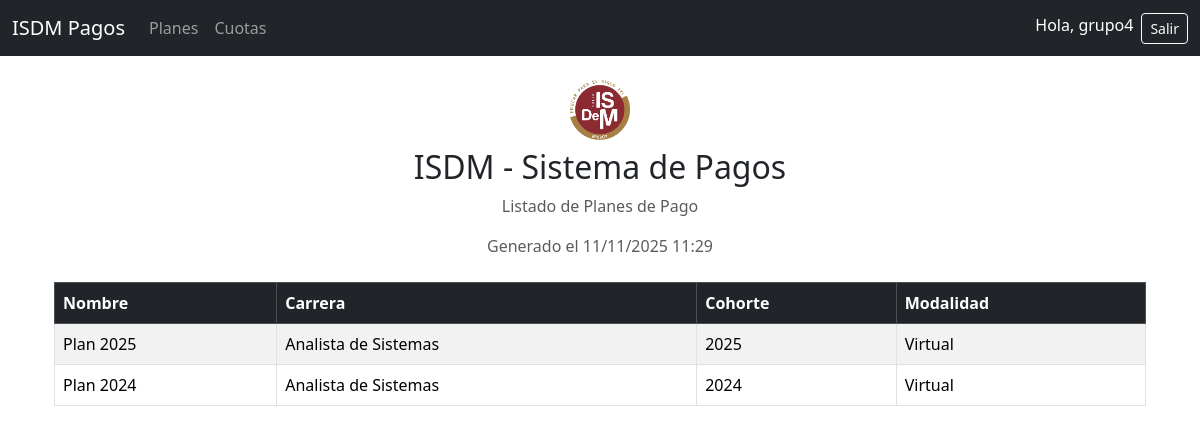
The app's page /planes/imprimir/ (signed in) with its own data.
### planes_pago/models.py (models this page shows, shortened)
class PlanPago(models.Model):
    nombre = models.CharField(max_length=100)
    carrera = models.CharField(max_length=100)
    cohorte = models.CharField(max_length=10)
    modalidad = models.CharField(max_length=50)
    iEstado = models.BooleanField(default=True)
    estado = models.CharField(
        max_length=1,
        choices=[
            ('A', 'Activo'),
            ('S', 'Suspendido'),
            ('D', 'Desactivado')
        ],
        default='A'
    )

### planes_pago/views.py (the view)
# urls.py: path("planes/imprimir/", views.imprimir_planes, name="imprimir_planes"),
@login_required
def imprimir_planes(request):
    planes = PlanPago.objects.filter(iEstado=True)
    return render(request, "imprimir_planes.html", {"planes": planes})

### planes_pago/templates/imprimir_planes.html (shortened to what this page needs)
{% extends "base.html" %}
{% block content %}
<div class="container my-4">
    <div class="text-center mb-4">
        <img src="/static/img/logo.png" alt="Logo" style="max-height: 60px;">
        <h2 class="mt-2">ISDM - Sistema de Pagos</h2>
        <p class="text-muted">Listado de Planes de Pago</p>
        <p class="text-muted">
            Generado el {% now "d/m/Y H:i" %}
        </p>
    </div>
    <table class="table table-bordered table-striped">
        <thead class="table-dark">
            <tr>
                <th>Nombre</th>
                <th>Carrera</th>
                <th>Cohorte</th>
                <th>Modalidad</th>
            </tr>
        </thead>
        <tbody>
            {% for p in planes %}
            <tr>
                <td>{{ p.nombre }}</td>
                <td>{{ p.carrera }}</td>
                <td>{{ p.cohorte }}</td>
                <td>{{ p.modalidad }}</td>
            </tr>
            {% endfor %}
        </tbody>
    </table>
</div>
{% endblock %}

### planes_pago/templates/base.html (shortened to what this page needs)
{% load static %}
<!DOCTYPE html>
<html lang="es">
<head>
    <link rel="stylesheet" href="https://cdn.jsdelivr.net/npm/bootstrap@5.3.3/dist/css/bootstrap.min.css">
</head>
<body>
    <nav class="navbar navbar-expand-lg navbar-dark bg-dark">
        <div class="container-fluid">
            <a class="navbar-brand" href="{% url 'home' %}">
                ISDM Pagos
            </a>
            <div id="nav" class="collapse navbar-collapse">
                <ul class="navbar-nav me-auto">
                {% if user.is_authenticated %}
                    <li class="nav-item"><a class="nav-link" href="{% url 'planes_list' %}">Planes</a></li>
                    <li class="nav-item"><a class="nav-link" href="{% url 'cuotas_list' %}">Cuotas</a></li>
                {% endif %}
                </ul>
                <ul class="navbar-nav ms-auto">
                {% if user.is_authenticated %}
                    <li class="nav-item">
                        <span class="navbar-text text-white me-2">Hola, {{ user.username }}</span>
                    </li>
                    <li class="nav-item">
                        <form method="post" action="{% url 'logout' %}" style="display:inline">
                            <button type="submit" class="btn btn-outline-light btn-sm">Salir</button>
                        </form>
                    </li>
                {% else %}
                    <li class="nav-item"><a class="nav-link" href="{% url 'login' %}">Ingresar</a></li>
                    <li class="nav-item"><a class="nav-link" href="{% url 'registro' %}">Registrarse</a></li>
                {% endif %}
                </ul>
            </div>
        </div>
    </nav>
    <div class="container mt-4">
        {% block content %}{% endblock %}
    </div>
</body>
</html>

### records on screen
PlanPago: nombre "Plan 2025", carrera "Analista de Sistemas", cohorte "2025", modalidad "Virtual"
PlanPago: nombre "Plan 2024", carrera "Analista de Sistemas", cohorte "2024", modalidad "Virtual"

### other values on screen
{{ user.username }} "grupo4"
